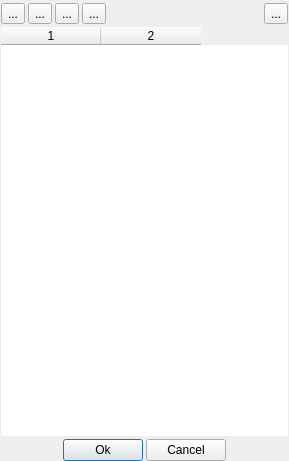
<?xml version="1.0" encoding="UTF-8"?>
<ui version="4.0">
 <class>ParameterListEditorDialog</class>
 <widget class="QDialog" name="ParameterListEditorDialog">
  <property name="geometry">
   <rect>
    <x>0</x>
    <y>0</y>
    <width>289</width>
    <height>461</height>
   </rect>
  </property>
  <property name="windowTitle">
   <string>Parameters</string>
  </property>
  <layout class="QVBoxLayout" name="verticalLayout">
   <property name="spacing">
    <number>3</number>
   </property>
   <property name="leftMargin">
    <number>1</number>
   </property>
   <property name="topMargin">
    <number>3</number>
   </property>
   <property name="rightMargin">
    <number>1</number>
   </property>
   <property name="bottomMargin">
    <number>0</number>
   </property>
   <item>
    <layout class="QHBoxLayout" name="horizontalLayout_2">
     <item>
      <widget class="QToolButton" name="m_add">
       <property name="toolTip">
        <string>Add a parameter</string>
       </property>
       <property name="statusTip">
        <string>Add a parameter</string>
       </property>
       <property name="text">
        <string>...</string>
       </property>
      </widget>
     </item>
     <item>
      <widget class="QToolButton" name="m_delete">
       <property name="toolTip">
        <string>Delete selected parameters</string>
       </property>
       <property name="statusTip">
        <string>Delete selected parameters</string>
       </property>
       <property name="text">
        <string>...</string>
       </property>
      </widget>
     </item>
     <item>
      <widget class="QToolButton" name="m_moveUp">
       <property name="toolTip">
        <string>Move Up</string>
       </property>
       <property name="statusTip">
        <string>Move Up</string>
       </property>
       <property name="text">
        <string>...</string>
       </property>
      </widget>
     </item>
     <item>
      <widget class="QToolButton" name="m_moveDown">
       <property name="toolTip">
        <string>Move Down</string>
       </property>
       <property name="statusTip">
        <string>Move Down</string>
       </property>
       <property name="text">
        <string>...</string>
       </property>
      </widget>
     </item>
     <item>
      <widget class="QT_UI::QMoveableLabel" name="label">
       <property name="text">
        <string/>
       </property>
      </widget>
     </item>
     <item>
      <widget class="QToolButton" name="m_close">
       <property name="text">
        <string>...</string>
       </property>
      </widget>
     </item>
    </layout>
   </item>
   <item>
    <widget class="QTableWidget" name="m_tableWidget">
     <property name="autoFillBackground">
      <bool>true</bool>
     </property>
     <property name="frameShape">
      <enum>QFrame::NoFrame</enum>
     </property>
     <property name="frameShadow">
      <enum>QFrame::Plain</enum>
     </property>
     <property name="columnCount">
      <number>2</number>
     </property>
     <attribute name="verticalHeaderVisible">
      <bool>true</bool>
     </attribute>
     <attribute name="verticalHeaderMinimumSectionSize">
      <number>24</number>
     </attribute>
     <attribute name="verticalHeaderDefaultSectionSize">
      <number>24</number>
     </attribute>
     <column/>
     <column/>
    </widget>
   </item>
   <item>
    <layout class="QHBoxLayout" name="horizontalLayout">
     <item>
      <spacer name="horizontalSpacer">
       <property name="orientation">
        <enum>Qt::Horizontal</enum>
       </property>
       <property name="sizeHint" stdset="0">
        <size>
         <width>40</width>
         <height>20</height>
        </size>
       </property>
      </spacer>
     </item>
     <item>
      <widget class="QPushButton" name="m_ok">
       <property name="text">
        <string>Ok</string>
       </property>
      </widget>
     </item>
     <item>
      <widget class="QPushButton" name="m_cancel">
       <property name="text">
        <string>Cancel</string>
       </property>
      </widget>
     </item>
     <item>
      <spacer name="horizontalSpacer_2">
       <property name="orientation">
        <enum>Qt::Horizontal</enum>
       </property>
       <property name="sizeHint" stdset="0">
        <size>
         <width>40</width>
         <height>20</height>
        </size>
       </property>
      </spacer>
     </item>
    </layout>
   </item>
  </layout>
 </widget>
 <customwidgets>
  <customwidget>
   <class>QT_UI::QMoveableLabel</class>
   <extends>QLabel</extends>
   <header>engine/core/editor/qt/extension/QMoveableLabel.h</header>
  </customwidget>
 </customwidgets>
 <resources/>
 <connections>
  <connection>
   <sender>m_ok</sender>
   <signal>clicked()</signal>
   <receiver>ParameterListEditorDialog</receiver>
   <slot>accept()</slot>
   <hints>
    <hint type="sourcelabel">
     <x>82</x>
     <y>443</y>
    </hint>
    <hint type="destinationlabel">
     <x>12</x>
     <y>449</y>
    </hint>
   </hints>
  </connection>
 </connections>
</ui>
